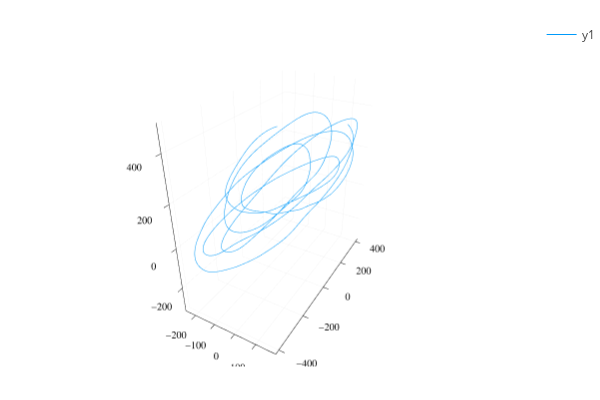

The notebook cell this image was saved under:
### Code cell
# select only the first 3 columns i.e. the x,y,z of a single agent
df = DataFrame(CSV.File("$(datadir())/exp_raw/data.csv"; types=Float32))
df = df[:,1:3]

plot(df[:,1],df[:,2], df[:,3])

### Figure 1 — Plotly figure (JSON) as saved in the notebook; plotly's stock layout.template omitted (floating-point values rounded to 4 significant figures; data arrays with more than 128 entries replaced by an {"elided": "..."} marker saying what was removed)
{"data": [{"colorbar": {"title": ""}, "legendgroup": "y1", "line": {"color": "rgba(0, 154, 250, 1.000)", "dash": "solid", "shape": "linear", "width": 1}, "mode": "lines", "name": "y1", "scene": "scene", "showlegend": true, "type": "scatter3d", "x": {"elided": "3452 float values"}, "xaxis": "x", "y": {"elided": "3452 float values"}, "yaxis": "y", "z": {"elided": "3452 float values"}, "zaxis": "z", "zmax": null, "zmin": null}], "layout": {"annotations": [], "height": 400, "legend_position": {"bgcolor": "rgba(255, 255, 255, 1.000)", "bordercolor": "rgba(0, 0, 0, 1.000)", "borderwidth": 1, "font": {"color": "rgba(0, 0, 0, 1.000)", "family": "sans-serif", "size": 11}, "title": {"font": {"color": "rgba(0, 0, 0, 1.000)", "family": "sans-serif", "size": 15}, "text": ""}, "tracegroupgap": 0, "traceorder": "normal", "x": 1, "xanchor": "auto", "y": 1, "yanchor": "auto"}, "margin": {"b": 20, "l": 0, "r": 0, "t": 20}, "paper_bgcolor": "rgba(255, 255, 255, 1.000)", "plot_bgcolor": "rgba(255, 255, 255, 1.000)", "scene": {"camera": {"eye": {"x": 1.126, "y": -1.95, "z": 1.3}}, "domain": {"x": [0.06582, 0.9934], "y": [0.03762, 0.9902]}, "xaxis": {"gridcolor": "rgba(0, 0, 0, 0.100)", "gridwidth": 0.5, "linecolor": "rgba(0, 0, 0, 1.000)", "mirror": false, "range": [-252.7, 190.9], "showgrid": true, "showline": true, "showticklabels": true, "tickangle": 0, "tickcolor": "rgb(0, 0, 0)", "tickfont": {"color": "rgba(0, 0, 0, 1.000)", "family": "sans-serif", "size": 11}, "tickmode": "array", "ticks": "inside", "ticktext": ["−200", "−100", "0", "100"], "tickvals": [-200, -100, 0, 100], "title": "", "titlefont": {"color": "rgba(0, 0, 0, 1.000)", "family": "sans-serif", "size": 15}, "type": "-", "visible": true, "zeroline": false, "zerolinecolor": "rgba(0, 0, 0, 1.000)"}, "yaxis": {"gridcolor": "rgba(0, 0, 0, 0.100)", "gridwidth": 0.5, "linecolor": "rgba(0, 0, 0, 1.000)", "mirror": false, "range": [-422.7, 428.6], "showgrid": true, "showline": true, "showticklabels": true, "tickangle": 0, "tickcolor": "rgb(0, 0, 0)", "tickfont": {"color": "rgba(0, 0, 0, 1.000)", "family": "sans-serif", "size": 11}, "tickmode": "array", "ticks": "inside", "ticktext": ["−400", "−200", "0", "200", "400"], "tickvals": [-400, -200, 0, 200, 400], "title": "", "titlefont": {"color": "rgba(0, 0, 0, 1.000)", "family": "sans-serif", "size": 15}, "type": "-", "visible": true, "zeroline": false, "zerolinecolor": "rgba(0, 0, 0, 1.000)"}, "zaxis": {"gridcolor": "rgba(0, 0, 0, 0.100)", "gridwidth": 0.5, "linecolor": "rgba(0, 0, 0, 1.000)", "mirror": false, "range": [-327.6, 509.0], "showgrid": true, "showline": true, "showticklabels": true, "tickangle": 0, "tickcolor": "rgb(0, 0, 0)", "tickfont": {"color": "rgba(0, 0, 0, 1.000)", "family": "sans-serif", "size": 11}, "tickmode": "array", "ticks": "inside", "ticktext": ["−200", "0", "200", "400"], "tickvals": [-200, 0, 200, 400], "title": "", "titlefont": {"color": "rgba(0, 0, 0, 1.000)", "family": "sans-serif", "size": 15}, "type": "-", "visible": true, "zeroline": false, "zerolinecolor": "rgba(0, 0, 0, 1.000)"}}, "showlegend": true, "width": 600}}
